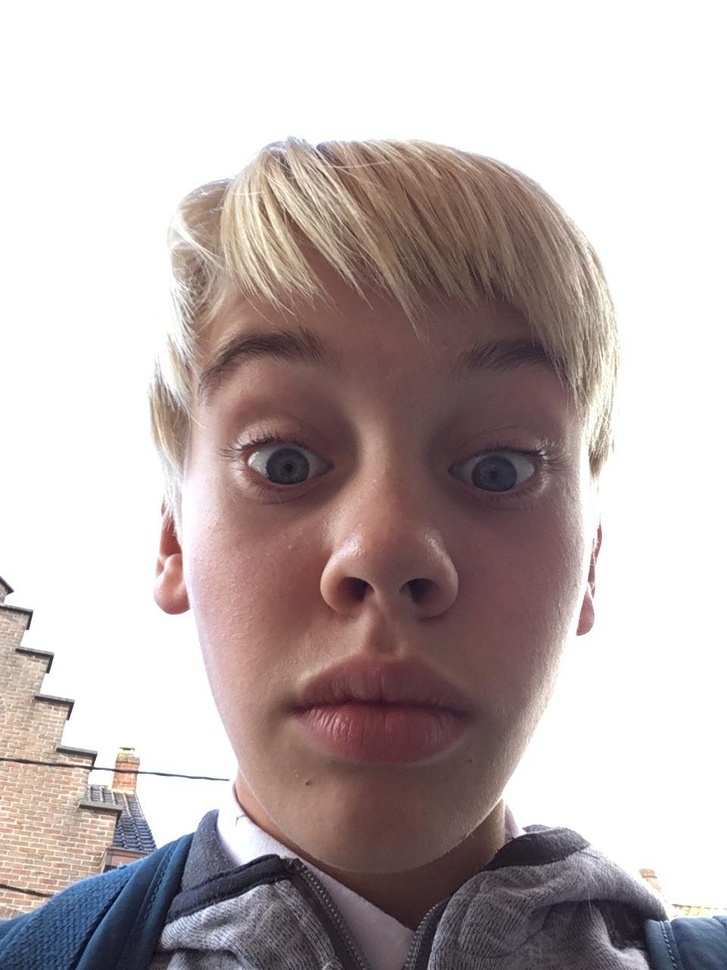
#> input picture Practices/Affine transformations/Datasets/Face.jpg, 727 x 970 px, shrunk from 960 x 1280 before the run
$ jupyter execute 'Part 2 - Image Transformation.ipynb'
#> lines starting #> are read from the running program, lines starting #| are printed output that depends on the picture
### Libraries

[cell 1]
# Determinadas
import numpy as np
import pandas
import matplotlib.pyplot as plt
import copy
import math

# Procesamiento de imágenes
import numpy as np
import cv2
from scipy import ndimage as ndi

### Transformation function

[cell 2]
def transformation(img, s=[1,1], t=[0,0], r=[0,0], theta=''):
    # Crear matriz de transformación afín.
    mat = np.array([[s[0],r[1],t[1]],[r[0],s[1],t[0]],[0,0,1]])

    # Si sí se puso una theta.
    if theta != '':
        # Se aplica la correspondiente multiplicación de matrices para hacer la rotación.
        mat = mat @ np.array([[np.cos(theta),np.sin(theta),0],[np.sin(theta),-np.cos(theta),0],[0,0,1]]) @ np.array([[s[0],r[1],-t[1]],[r[0],s[1],-t[0]],[0,0,1]])

    # Aplicar transformación.
    img_T = ndi.affine_transform(img, mat)

    return img_T

### Load Data

[cell 3]
# Cargar imagen.
img = cv2.imread('Datasets/Face.jpg')
#> img is the input picture: shape (970, 727, 3); mean B, G, R 176, 176.6, 188.4

# Imagen a escala de grises.
img = cv2.cvtColor(img, cv2.COLOR_BGR2GRAY)
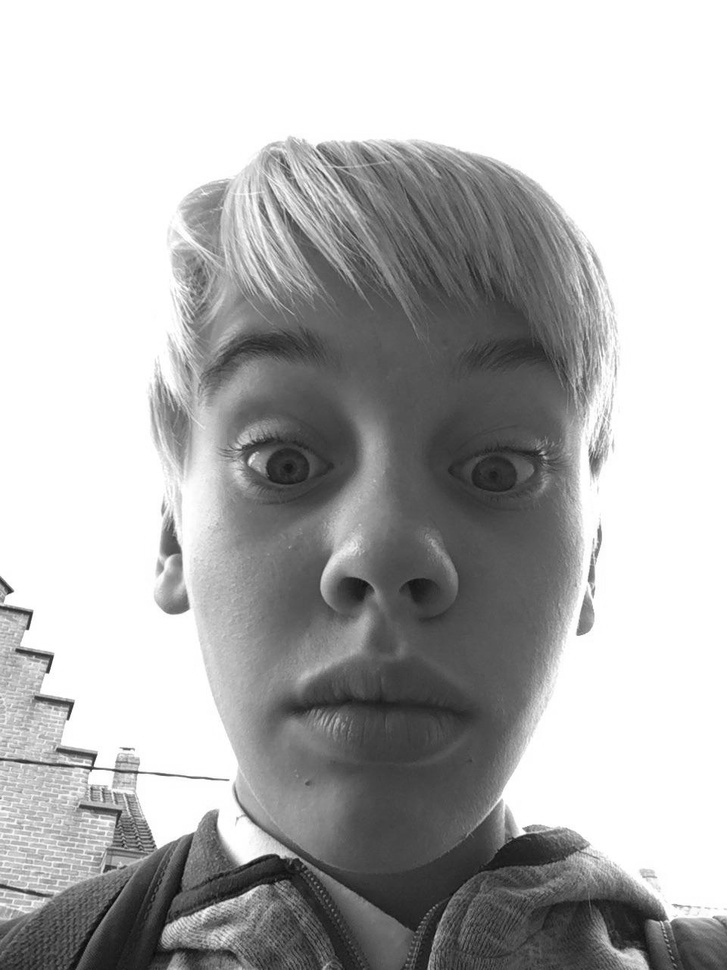
#> img: shape (970, 727); min 8, max 255, mean 180.1

# Obtener forma de la imagen.
h, w = img.shape
#> h = 970; w = 727

# Mostrar imagen.
plt.figure()
plt.imshow(img, cmap="gray")
plt.show()

### Scale

[cell 4]
# Variables.
s= [0.5, 0.5]

# Obtener transformación.
img_T = transformation(img.copy(), s=s)
#> in transformation, `img_T = ndi.affine_transform(img, mat)`:
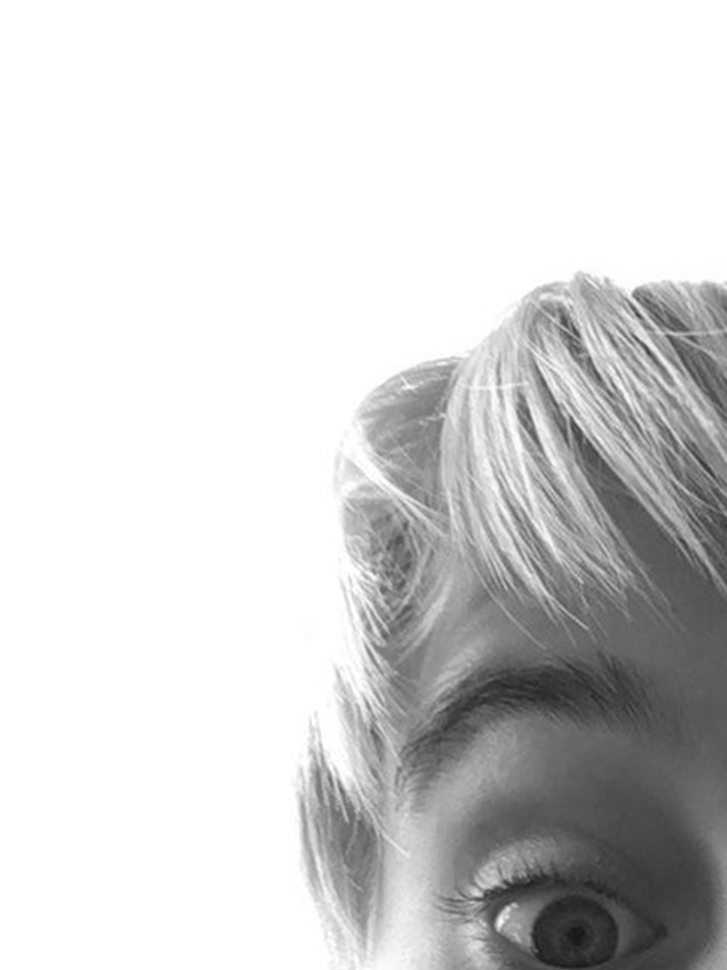
#> img_T: shape (970, 727); min 22, max 255, mean 212.7

# Mostrar imagen.
plt.figure()
plt.imshow(img_T, cmap="gray")
plt.show()

### Traslation

[cell 5]
# Variables.
t = [500, 0]

# Obtener transformación.
img_T = transformation(img.copy(), t=t)
#> call 2 of transformation, with theta = ''
#> in transformation (call 2), `img_T = ndi.affine_transform(img, mat)`:
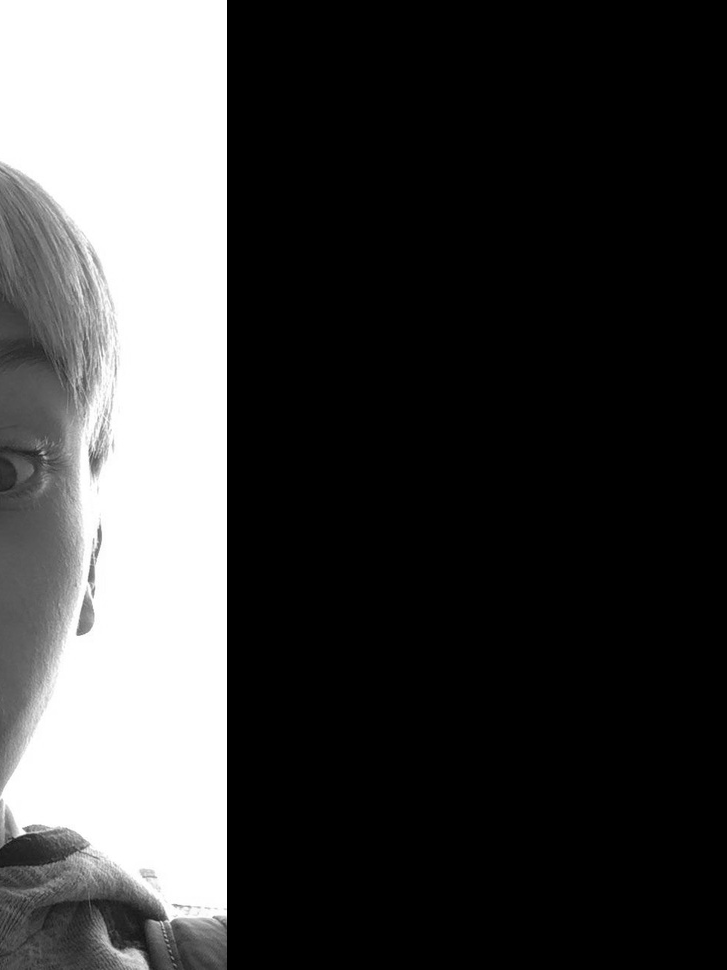
#> img_T: shape (970, 727); min 0, max 255, mean 64.7

# Mostrar imagen.
plt.figure()
plt.imshow(img_T, cmap="gray")
plt.show()

### Rotation

[cell 6]
# Variables.
theta = np.pi/3

# Obtener transformación.
img_T = transformation(img.copy(), theta=theta)
#> call 3 of transformation, with theta = 1.05
#> in transformation (call 3), `img_T = ndi.affine_transform(img, mat)`:
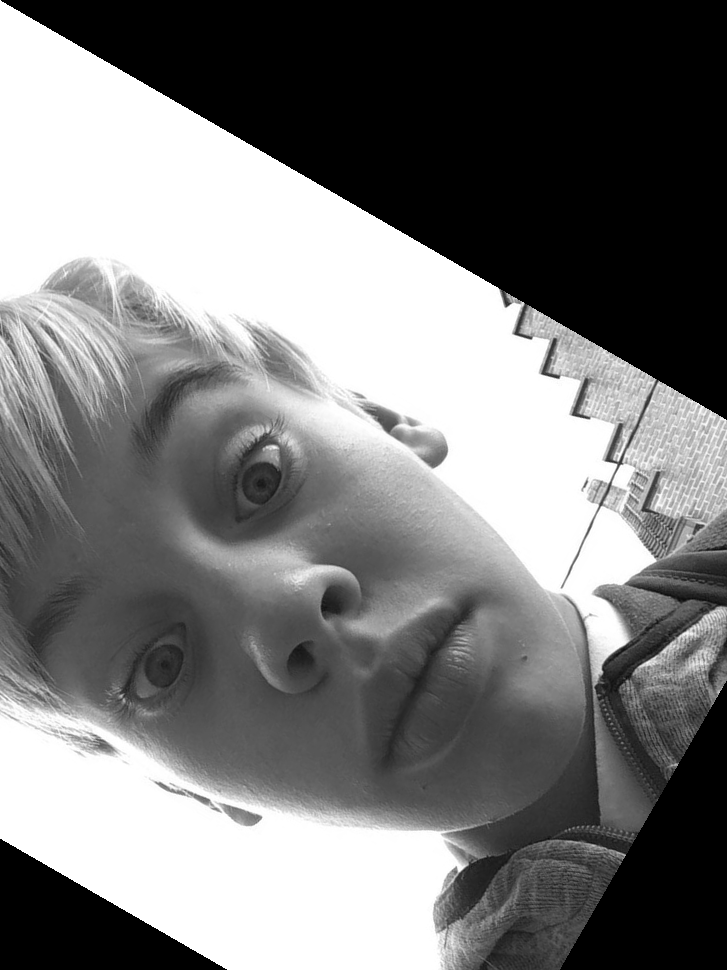
#> img_T: shape (970, 727); min 0, max 255, mean 121.8

# Mostrar imagen.
plt.figure()
plt.imshow(img_T, cmap="gray")
plt.show()

### Combination

[cell 7]
# Variables.
theta = np.pi/4
s = [0.7,0.7]
t = [w/2,h/2]
#> t = [363.5, 485]

# Obtener transformación.
img_T = transformation(img.copy(), s=s, t=t, theta=theta)
#> call 4 of transformation, with theta = 0.785
#> in transformation (call 4), `img_T = ndi.affine_transform(img, mat)`:
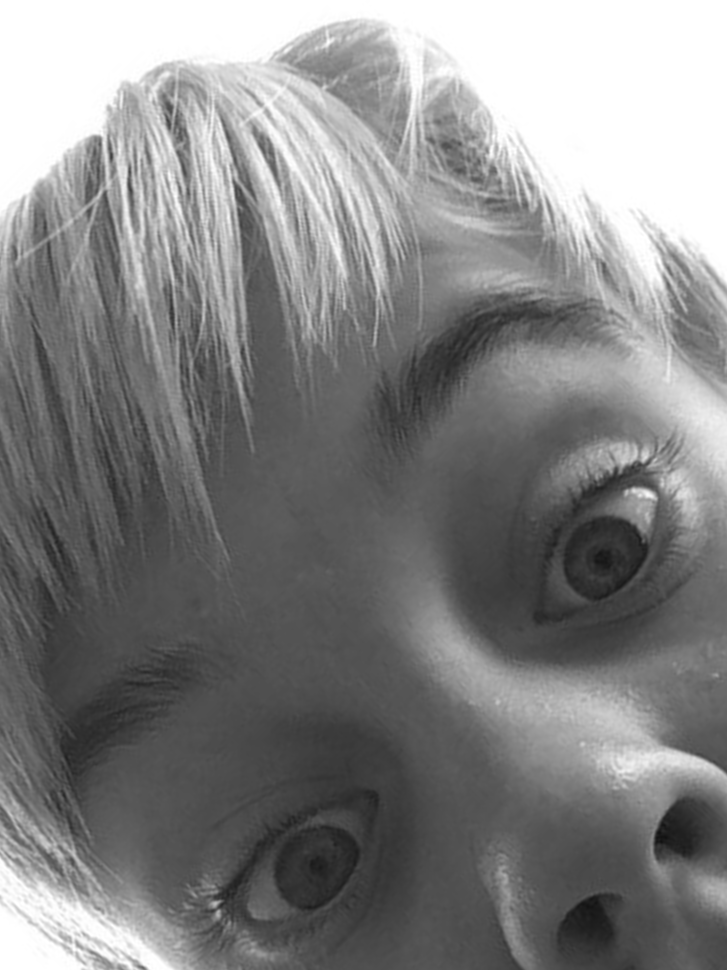
#> img_T: shape (970, 727); min 17, max 255, mean 131.2

# Mostrar imagen.
plt.figure()
plt.imshow(img_T, cmap="gray")
plt.show()
